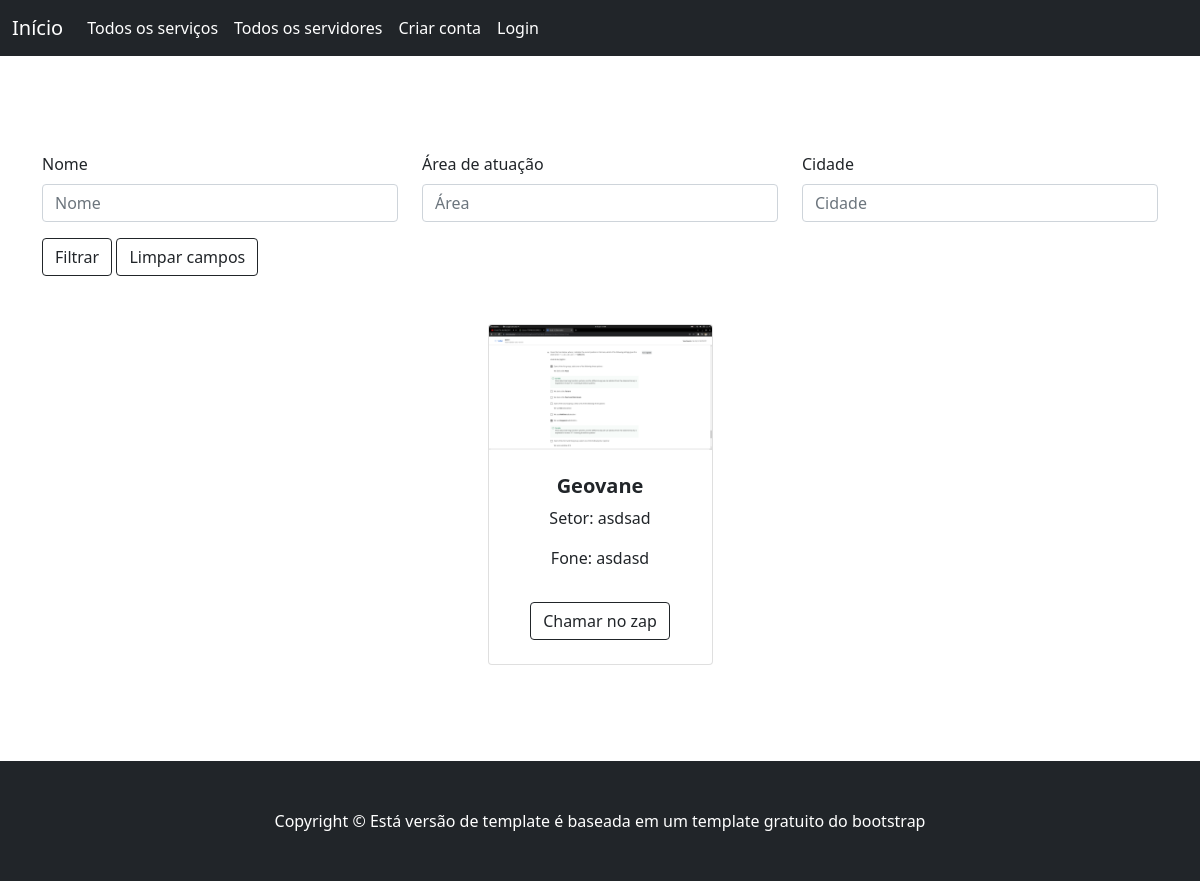
The page /prestador/listar/ on the database as committed earlier.
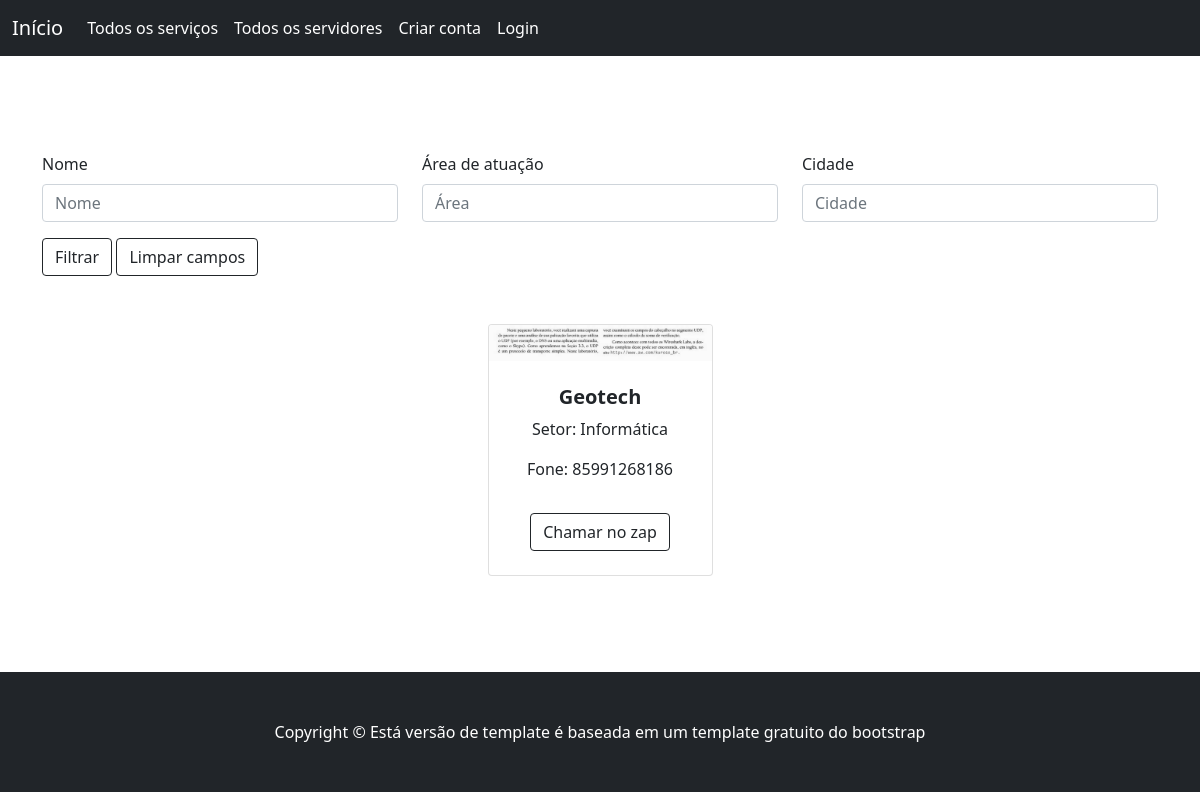
The same page on the database as committed later.
### core/models.py (models this page shows, shortened)
class Prestador(models.Model):
    nome = models.CharField(max_length=64)
    ramo = models.CharField(max_length=64)
    whatsapp = models.CharField(max_length=15)
    user = models.OneToOneField(User, on_delete=models.CASCADE)
    foto_perfil = models.ImageField(null=True, blank=True)
    class Meta:
        verbose_name = 'Prestador'
        verbose_name_plural = 'Prestadores'

### core/views.py (the view)
# urls.py: path('prestador/listar/', PrestadorListView.as_view(), name='prestador_list_view'),
class PrestadorListView(ListView):
    model = Prestador
    template_name = './prestador/listar.html'
    object_name = 'prestadores'
    def get_context_data(self, **kwargs):
        context = super().get_context_data(**kwargs)
        query = self.request.GET.dict()
        prestadores = Prestador.objects.all()
        if query:
            prestadores = filtragem_prestador(prestadores, query)
        context['prestadores'] =  prestadores
        return context

### core/templates/prestador/listar.html (shortened to what this page needs)
{% extends 'base.html' %}
{%block content %}
<section class="py-5">
  <div class='container mt-5'>
    <form method="get">
      <div class='row'>
        <div class='col col-sm-12 col-md-4'>
          <label for="nomeFilter" class="form-label">Nome</label>
          <input type="text" class="form-control" id="nomeFilter" name="nome_filter" placeholder="Nome">
        </div>
        <div class="col col-sm-12 col-md-4">
          <label for="areaFilter" class="form-label">Área de atuação</label>
          <input type="text" class="form-control" id="areaFilter" name="area_filter" placeholder="Área">
        </div>
        <div class="col col-sm-12 col-md-4">
          <label for="cidadeFilter" class="form-label">Cidade</label>
          <input type="text" class="form-control" id="cidadeFilter" name="cidade_filter" placeholder="Cidade">
        </div>
      </div>
      <div class="row">
        <div class="col sm-12 lg-5">
          <button type="submit" class="btn btn-outline-dark mt-3">Filtrar</button>
          <button type="reset" class="btn btn-outline-dark mt-3">Limpar campos</button>
        </div>
      </div>
    </form>
  </div>
  <div class="container px-4 px-lg-5 mt-5">
    <div class="row gx-4 gx-lg-5 row-cols-2 row-cols-md-3 row-cols-xl-4 justify-content-center">
      {% for prestador in prestadores %}
      <div class="col mb-5">
        <div class="card h-100">
          <img class="card-img-top" src="{{prestador.foto_perfil.url}}" alt="Card image cap" />
          <div class="card-body p-4">
            <div class="text-center">
              <h5 class="fw-bolder">{{prestador.nome}}</h5>
              <p class="card-text">Setor: {{prestador.ramo}} </p>
              <p class="card-text">Fone: {{prestador.whatsapp}} </p>
            </div>
          </div>
          <div class="card-footer p-4 pt-0 border-top-0 bg-transparent">
            <div class="text-center">              <a class="btn btn-outline-dark mt-2" href="https://api.whatsapp.com/send?phone=+55{{prestador.whatsapp}}">Chamar no
                zap</a>
            </div>
          </div>
        </div>
      </div>
      {% endfor%}
    </div>
  </div>
</section>
{% endblock%}

Rows that differ between the two databases and show on the page:
removed Prestador: foto_perfil (picture), nome "Geovane", ramo "asdsad", whatsapp "asdasd"
added Prestador: foto_perfil (picture), nome "Geotech", ramo "Informática", whatsapp "85991268186"
